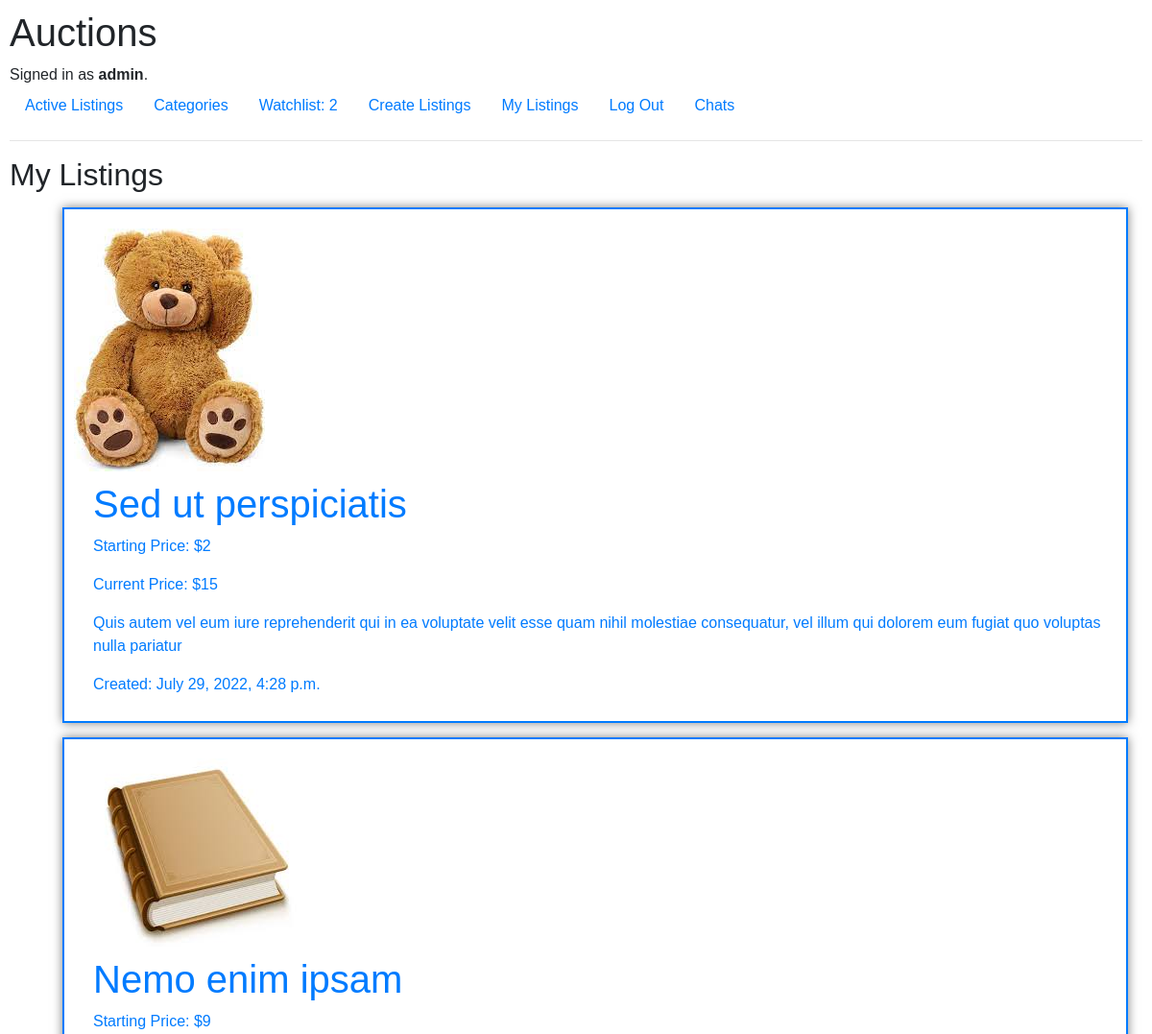
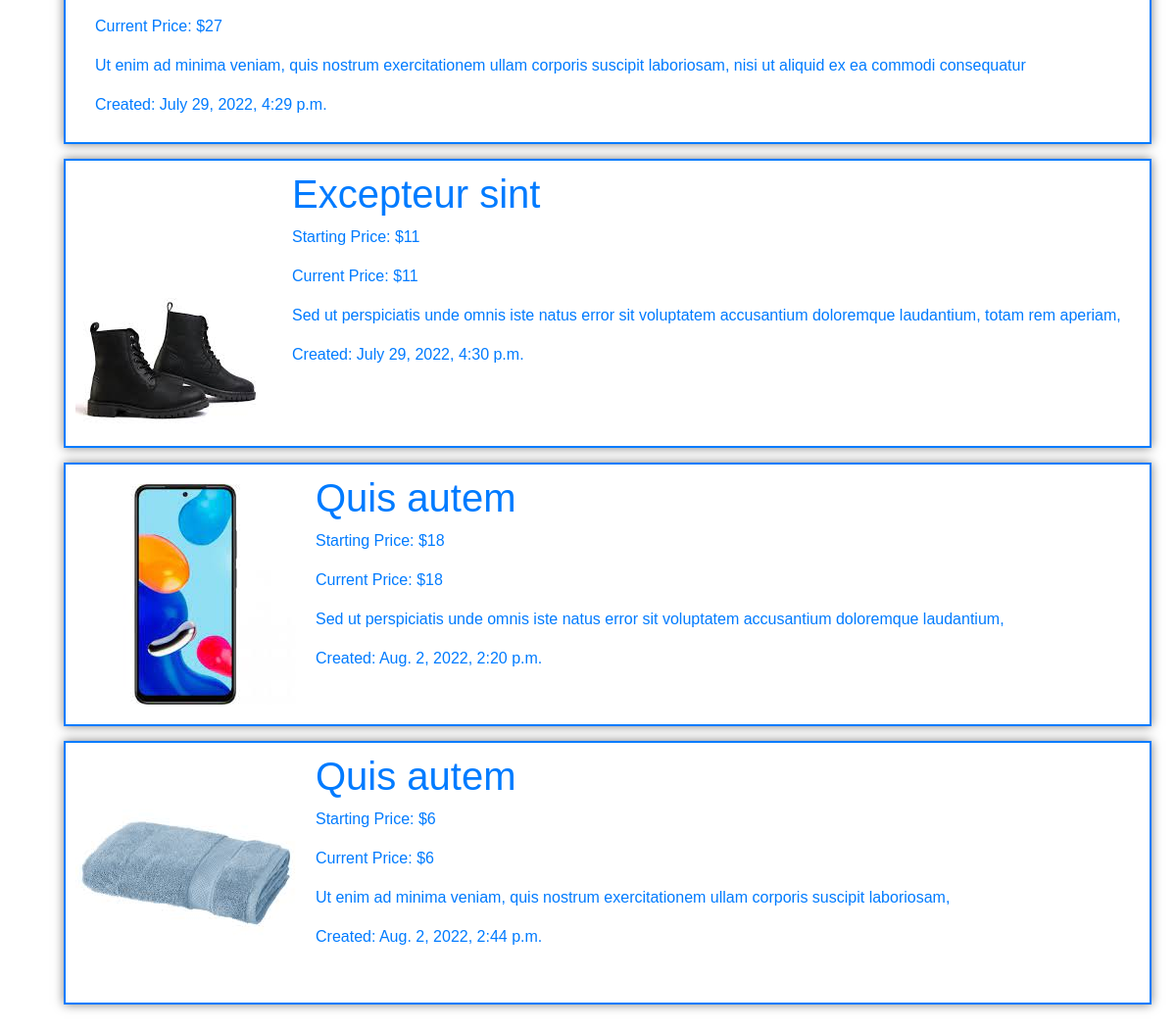
Screenshot of /my_listings (signed in) with the database file from the repository (2 pictures, top to bottom).
### auctions/models.py (models this page shows, shortened)
class User(AbstractUser):
    pass

class Auction_listing(models.Model):
    listing_title = models.CharField(max_length=64)
    listing_description = models.TextField(verbose_name="Description", default=None, blank=True)
    category = models.ManyToManyField(Category, blank=True, related_name="category_reverse")
    starting_bid = models.IntegerField()
    current_price = models.IntegerField(blank=True)
    picture = models.ImageField(blank=True, upload_to='images', default='images/No_Image_Available.jpg')
    actual = models.IntegerField(default=1)
    winnerid = models.ForeignKey(User, on_delete=models.CASCADE, related_name="winner_reverse", default=None, blank=True)
    ownerid = models.ForeignKey(User, on_delete=models.CASCADE, related_name="owner_reverse", default=None, blank=True)
    created = models.DateTimeField(default=now, editable=False)

### auctions/views.py (the view)
# urls.py: path("my_listings", views.my_listings, name="my_listings"),
@login_required(login_url='/login')
def my_listings(request):
        watchlistcount = Whatchlist.objects.filter(userid=request.user).count() #for wahtlistcount in heading
        return render(request, "auctions/my_listings.html", {
                "items": Auction_listing.objects.filter(ownerid=request.user),
                "watchlistcount": watchlistcount,
            }
            )

### auctions/templates/auctions/my_listings.html (shortened to what this page needs)
{% extends "auctions/layout.html" %}
{% block body %}
    <h2>My Listings</h2>
    <ul>
        {% for item in items %}
            <li class="nostyletype">
                {% if item.actual == 1 %}
                    <a href="{% url 'entry' item.id %}">
                {% endif %}
                <div class="row">
                        <img src="{{item.picture.url}}" alt="picture">
                        <div class="data">
                            <h1> {{item.listing_title}}</h1>
                            <p class="bid"> Starting Price: ${{item.starting_bid}}</p>
                            <p class="bid"> Current Price: ${{item.current_price}}</p>
                            <p> {{item.listing_description}}</p>
                            <p> Created: {{item.created}}</p>
                        </div>
                </div>
            </a>
            </li>
        {% endfor %}
    </ul>
{% endblock %}

### auctions/templates/auctions/layout.html (shortened to what this page needs)
{% load static %}
<!DOCTYPE html>
<html lang="en">
    <head>
        <link rel="stylesheet" href="https://stackpath.bootstrapcdn.com/bootstrap/4.4.1/css/bootstrap.min.css">
        <link href="{% static 'auctions/styles.css' %}" rel="stylesheet">
    </head>
    <body>
        <h1>Auctions</h1>
        <div>
            {% if user.is_authenticated %}
                Signed in as <strong>{{ user.username }}</strong>.
            {% else %}
                Not signed in.
            {% endif %}
        </div>
        <ul class="nav">
            <li class="nav-item">
                <a class="nav-link" href="{% url 'index' %}">Active Listings</a>
                <a class="nav-link" href="{% url 'categories' %}">Categories</a>
            </li>
            {% if user.is_authenticated %}
                <li class="nav-item">
                    <a class="nav-link" href="{% url 'my_watchlist' %}">Watchlist <span>: {{watchlistcount}}</span></a>
                    <a class="nav-link" href="{% url 'create_listing' %}">Create Listings</a>
                    <a class="nav-link" href="{% url 'my_listings' %}">My Listings</a>
                    <a class="nav-link" href="{% url 'logout' %}">Log Out</a>
                    <a class="nav-link" href="{% url 'chat_list' %}">Chats</a>
                </li>
            {% endif %}
        </ul>
        <hr>
        {% block body %}
        {% endblock %}
    </body>
</html>

### auctions/static/auctions/styles.css (style rules this page uses)
body { padding: 10px; font-family: Arial, Helvetica, sans-serif; font-size: 16px; line-height: 1.5; }
.nav-item { display:flex; }
.nav-item a { display:flex; }
.row { display:flex; border: solid 2px; margin: 15px; padding: 10px; box-shadow: 0 0 10px rgba(0,0,0,0.5); }
.data { margin-left: 20px; }
.nostyletype { list-style-type: none; }
li a { text-decoration: none; }
img { margin-top:10px; margin-bottom:10px; }

### rows the page displays
User: username "admin"
Auction_listing: picture (picture), listing_title "Sed ut perspiciatis", starting_bid "2", current_price "15", listing_description "Quis autem vel eum iure reprehenderit qui in ea voluptate velit esse quam nihil molestiae consequatur, vel illum qui dolorem eum fugiat quo voluptas nulla pariatur", created "July 29, 2022, 4:28 p.m."
Auction_listing: picture (picture), listing_title "Nemo enim ipsam", starting_bid "9", current_price "27", listing_description "Ut enim ad minima veniam, quis nostrum exercitationem ullam corporis suscipit laboriosam, nisi ut aliquid ex ea commodi consequatur", created "July 29, 2022, 4:29 p.m."
Auction_listing: picture (picture), listing_title "Excepteur sint", starting_bid "11", current_price "11", listing_description "Sed ut perspiciatis unde omnis iste natus error sit voluptatem accusantium doloremque laudantium, totam rem aperiam,", created "July 29, 2022, 4:30 p.m."
Auction_listing: picture (picture), listing_title "Quis autem", starting_bid "18", current_price "18", listing_description "Sed ut perspiciatis unde omnis iste natus error sit voluptatem accusantium doloremque laudantium,", created "Aug. 2, 2022, 2:20 p.m."
Auction_listing: picture (picture), listing_title "Quis autem", starting_bid "6", current_price "6", listing_description "Ut enim ad minima veniam, quis nostrum exercitationem ullam corporis suscipit laboriosam,", created "Aug. 2, 2022, 2:44 p.m."

### other values shown
{{ watchlistcount }} "2"
